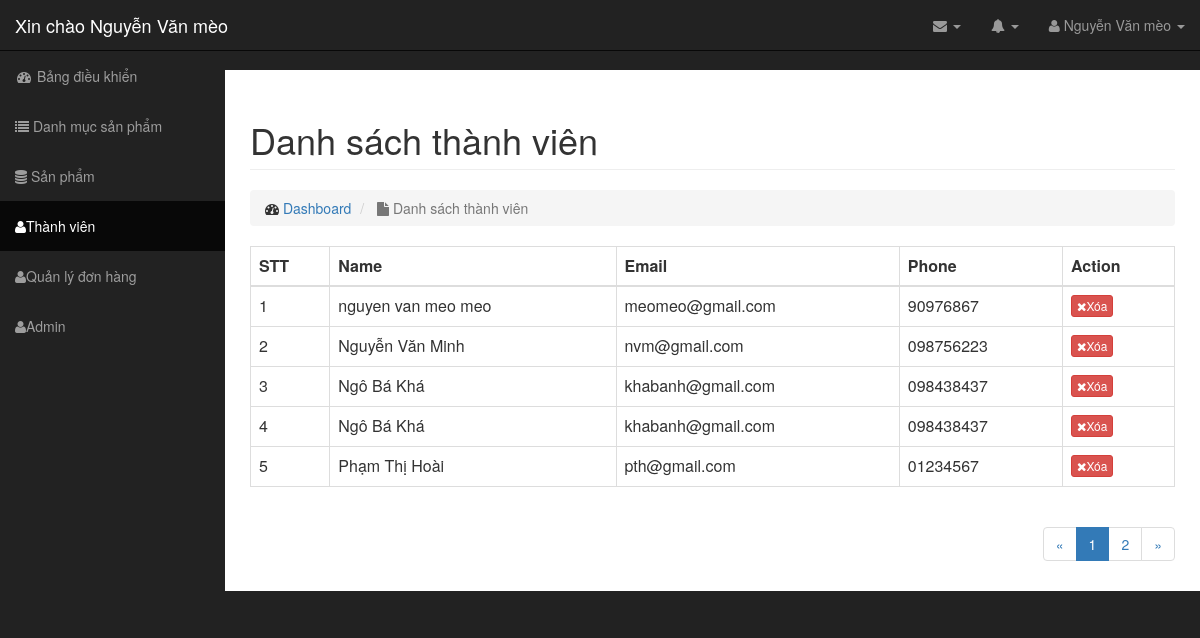
Page /FshareShop/admin/modules/user/index.php (signed in) on the committed database.
### tables this page shows
CREATE TABLE `users`  (
  `id` int(11) NOT NULL AUTO_INCREMENT,
  `name` varchar(100) DEFAULT NULL,
  `email` varchar(100) DEFAULT NULL,
  `phone` char(15) DEFAULT NULL,
  `address` varchar(100) DEFAULT NULL,
  `password` varchar(50) DEFAULT NULL,
  `avatar` varchar(100) DEFAULT NULL,
  `status` tinyint(4) DEFAULT 1,
  `token` varchar(50) DEFAULT NULL,
  `created_at` timestamp(0) DEFAULT NULL,
  `update_at` timestamp(0) DEFAULT NULL ON UPDATE CURRENT_TIMESTAMP(0),
  PRIMARY KEY (`id`) USING BTREE
);

### FshareShop/libraries/Database.php (called while the page is built, shortened)
<?php
    class Database
    {
        public $link;
        public function __construct()
        {
            $this->link = mysqli_connect("localhost","root","","fshareshop") or die ();
            mysqli_set_charset($this->link,"utf8");
        }
        public function countTable($table)
        {
            $sql = "SELECT id FROM  {$table}";
            $result = mysqli_query($this->link, $sql) or die("Lỗi Truy Vấn countTable----" .mysqli_error($this->link));
            $num = mysqli_num_rows($result);
            return $num;
        }
         public  function fetchJone($table,$sql ,$page = 0,$row ,$pagi = false )
        {
            $data = [];
            if ($pagi == true )
            {
                $total = $this->countTable($table);
                $sotrang = ceil($total / $row);
                $start = ($page - 1 ) * $row ;
                $sql .= " LIMIT $start,$row";
                $data = [ "page" => $sotrang];
                $result = mysqli_query($this->link,$sql) or die("Lỗi truy vấn fetchJone ---- " .mysqli_error($this->link));
            }
            else
            {
                $result = mysqli_query($this->link,$sql) or die("Lỗi truy vấn fetchJone ---- " .mysqli_error($this->link));
            }
            if( $result)
            {
                while ($num = mysqli_fetch_assoc($result))
                {
                    $data[] = $num;
                }
            }
            return $data;
        }
    }
?>

### FshareShop/admin/autoload/autoload.php (called while the page is built, shortened)
<?php
	require_once __DIR__. "/../../libraries/Database.php";
	$db= new Database;
?>

### FshareShop/admin/modules/user/index.php (the view, shortened to what this page needs)
<?php
    require_once __DIR__. "/../../autoload/autoload.php";
   if(isset($_GET['page'])){
      $p=$_GET['page'];
   }
   else {
      $p=1;
   }
   $sql = "SELECT users.* FROM users ORDER BY ID DESC" ;
   $admin = $db->fetchJone('users',$sql,$p,5,true);
   if(isset($admin['page'])){
    $sotrang = $admin['page'];
    unset($admin['page']);
   }
?>
<?php
 require_once __DIR__. "/../../layouts/header.php";
?>
 <div class="row">
    <div class="col-lg-12">
        <h1 class="page-header">
          Danh sách thành viên
         </h1>
        <ol class="breadcrumb">
           <li>
            <i class="fa fa-dashboard"></i>  <a href="index.html">Dashboard</a>
            </li>
           <li class="active">
            <i class="fa fa-file"></i> Danh sách thành viên
           </li>
        </ol>
    </div>
 </div>
<div class="row">
  <div class="col-md-12">
  	<div class="table-responsive">
    <table class="table table-bordered table-hover">
        <thead>
            <tr>
                <th>STT</th>
                <th>Name</th>
                <th>Email</th>
                <th>Phone</th>
                <th>Action</th>
            </tr>
        </thead>
        <tbody>
           <?php $stt=1; foreach ($admin as $item): ?>
           	<tr>
                <td><?php echo $stt ?></td>
                <td><?php echo $item['name'] ?></td>
                <td><?php echo $item['email'] ?></td>
                <td><?php echo $item['phone'] ?></td>
                <td>
					         <a class="btn btn-xs btn-danger" href="delete.php?id=<?php echo $item['id'] ?>"><i class="fa fa-times"></i>Xóa</a>
                </td>
            </tr>
           <?php $stt++; endforeach ?>
        </tbody>
    </table>
<div class="pull-right">
 <nav aria-label="Page navigation">
  <ul class="pagination">
  	<li>
  		<a href="#" aria-label="Previous" >
  			<span aria-hidden="true">&laquo;</span>
  		</a>
  	</li>
    <?php for( $i=1 ; $i <= $sotrang ; $i++): ?>
      <?php
        if(isset($_GET['page'])){
          $p= $_GET['page'];
        }
        else {
          $p=1;
        }
      ?>
      <li class="<?php echo ($i==$p) ? 'active' : '' ?>">
        <a href="?page=<?php echo $i ;?>"><?php echo $i; ?></a>
      </li>
    <?php endfor; ?>
    <li>
  		<a href="#" aria-label="Next" >
  			<span aria-hidden="true">&raquo;</span>
  		</a>
  	</li>
  </ul>
</nav>
</div>
	</div>
  </div>
</div>
<?php
require_once __DIR__. "/../../layouts/footer.php";
?>

### FshareShop/public/admin/css/sb-admin.css (style rules this page uses)
body { margin-top: 100px; background-color: #222; }
@media (min-width:768px) { body { margin-top: 50px; } }

### rows in the picture
users: name "nguyen van meo meo", email "meomeo@gmail.com", phone "90976867"
users: name "Nguyễn Văn Minh", email "nvm@gmail.com", phone "098756223"
users: name "Ngô Bá Khá", email "khabanh@gmail.com", phone "098438437"
users: name "Ngô Bá Khá", email "khabanh@gmail.com", phone "098438437"
users: name "Phạm Thị Hoài", email "pth@gmail.com", phone "01234567"

### other values in the picture
$_SESSION['admin_name'] "Nguyễn Văn mèo"
